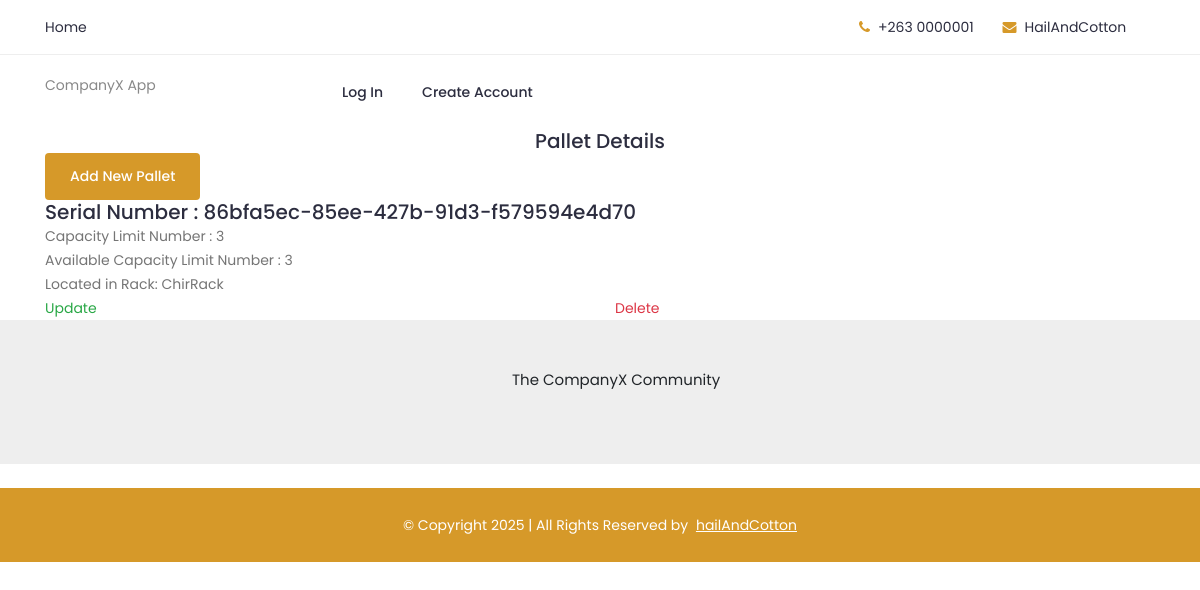
The app's page /packaging/pallet-detail/1/ with its own data.
### packaging/models.py (models this page shows, shortened)
class Pallet(models.Model):
    serial_number = models.CharField(max_length=100)
    capacity_limit_number = models.PositiveIntegerField(default=0)
    current_available_capacity = models.PositiveIntegerField(default=0)
    rack = models.ForeignKey('Rack',related_name='rel_pallet', on_delete=models.CASCADE)

class Rack(models.Model):
    name = models.CharField(max_length=20)
    weight_capacity = models.PositiveIntegerField(default=0)
    current_available_capacity = models.PositiveIntegerField(default=0)
    warehouse = models.ForeignKey(Warehouse, on_delete=models.CASCADE)

### packaging/views/pallet_view.py (the view)
# urls.py: path('pallet-detail/<int:pk>/', PalletDetailView.as_view(), name='pallet_detail'),
class PalletDetailView(generic.DetailView):
    template_name = 'packaging/pallet_detail.html'
    context_object_name = 'pallet'
    def get_queryset(self):
        return Pallet.objects.filter(pk=self.kwargs['pk'])

### packaging/templates/packaging/pallet_detail.html
{%  extends 'base.html' %}
{%  block content %}
<div class="container text-center">
    <h5>Pallet Details</h5>
</div>
<div class="container">
    <a class="btn btn-sm text-white" href="{% url 'packaging-service:pallet_create' %}">Add New  Pallet</a>
    <h5>Serial Number : {{ pallet.serial_number }}</h5>
    <p>Capacity Limit Number : {{ pallet.capacity_limit_number }}</p>
    <p>Available Capacity Limit Number : {{ pallet.current_available_capacity }}</p>
    <p>Located in Rack: {{pallet.rack.name}}</p>
    <div class="row">
        <a class="text-success col-md-6" href="{% url 'packaging-service:pallet_update' pallet.pk %}">Update</a>
        <a class="text-danger col-md-6" href="{% url 'packaging-service:pallet_delete' pallet.pk %}">Delete</a>
    </div>
</div>
{%  endblock %}

### static/css/style.css (style rules this page uses)
body { font-family: 'Poppins', sans-serif; font-weight: 400; font-size:14px; color:#888; }

### records on screen
Pallet: serial_number "86bfa5ec-85ee-427b-91d3-f579594e4d70", capacity_limit_number "3", current_available_capacity "3", rack.name "ChirRack"
